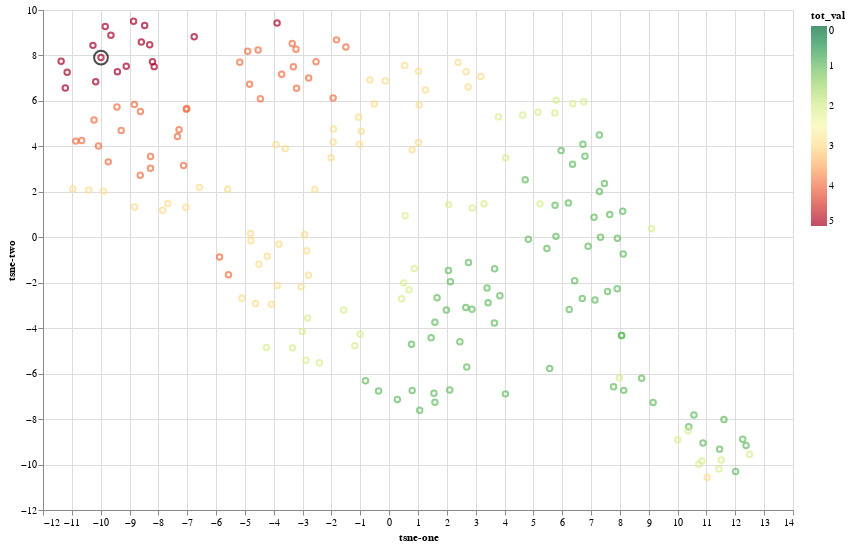

Notebook cell for this chart:
### Markdown cell above
### 1. T-SNE dimension reduction on similar roads

### Code cell
# Wrap it up in a function
def retun_tsne(var, const, X, rf, factor) :
    #try :
    val_lartpc_min = var['lartpc']*1/factor
    val_lartpc_max = var['lartpc']*factor

    val_larrout_min = var['larrout']*1/factor
    val_larrout_max = var['larrout']*factor

    X = X[ (X['lartpc'].astype(float) > val_lartpc_min) 
          & (X['lartpc'].astype(float) < val_lartpc_max) 
          & (X['larrout'].astype(float) > val_larrout_min) 
          & (X['larrout'].astype(float) < val_larrout_max) 
          & (X['catr'] == const['catr'])
          & (X['circ'] == const['circ'])
          & (X['nbv'] == const['nbv'])
          & (X['env1'] == const['env1'])
         ]

    X_you = X[ (X['lartpc'] == var['lartpc']) 
          & (X['larrout'] == var['larrout']) 
          & (X['catr'] == const['catr'])
          & (X['circ'] == const['circ'])
          & (X['nbv'] == const['nbv'])
          & (X['vosp'] == const['vosp'])
          & (X['prof'] == const['prof'])
          & (X['plan'] == const['plan'])
          & (X['surf'] == const['surf'])
          & (X['env1'] == const['env1'])
        ]

    tsne = TSNE(n_components=2).fit_transform(pd.concat([X, X_you], axis=0))

    X['tsne-one'] = tsne[:,0][:len(X)]
    X['tsne-two'] = tsne[:,1][:len(X)]

    X_you['tsne-one'] = tsne[:,0][len(X):]
    X_you['tsne-two'] = tsne[:,1][len(X):]

    X['env1'] = X['env1'].apply(lambda x: env1_dict[x])
    X_you['env1'] = X_you['env1'].apply(lambda x: env1_dict[x])

    X['catr'] = X['catr'].apply(lambda x: catr_dict[x])
    X_you['catr'] = X_you['catr'].apply(lambda x: catr_dict[x])

    X['circ'] = X['circ'].apply(lambda x: circ_dict[x])
    X_you['circ'] = X_you['circ'].apply(lambda x: circ_dict[x])

    X['vosp'] = X['vosp'].apply(lambda x: vosp_dict[x])
    X_you['vosp'] = X_you['vosp'].apply(lambda x: vosp_dict[x])

    X['prof'] = X['prof'].apply(lambda x: prof_dict[x])
    X_you['prof'] = X_you['prof'].apply(lambda x: prof_dict[x])

    X['surf'] = X['surf'].apply(lambda x: surf_dict[x])
    X_you['surf'] = X_you['surf'].apply(lambda x: surf_dict[x])

    X['plan'] = X['plan'].apply(lambda x: plan_dict[x])
    X_you['plan'] = X_you['plan'].apply(lambda x: plan_dict[x])

    def plot_tsne(df, df_you) :
        tsne = alt.Chart(df[:4000]).mark_point().encode(
            x='tsne-one',
            y='tsne-two', 
            color=alt.Color('tot_val:Q', scale=alt.Scale(scheme='redyellowgreen', domain=[5,0])),
            tooltip=[
                alt.Tooltip('tot_val:Q', title="Accidentologie"), 
                alt.Tooltip('larrout:Q', title="Largeur Route"),
                alt.Tooltip('lartpc:Q', title="Largeur Terre-Plein"),
                alt.Tooltip('env1:N', title="Ecole Proximite"),
                alt.Tooltip('catr:N', title="Categorie Route"),
                alt.Tooltip('circ:N', title="Regime Circulation"),
                alt.Tooltip('nbv:Q', title="Nombre Voies"),
                alt.Tooltip('vosp:N', title="Piste Cyclable"),
                alt.Tooltip('prof:N', title="Profile"),
                alt.Tooltip('surf:N', title="Surface")
                #alt.Tooltip('plan:N', title="Virage")
            ]
        ).properties(
            width=750,
            height=500
        )

        you = alt.Chart(df_you).mark_point(
            color='black',
            size=190,
        ).encode(
            x='tsne-one',
            y='tsne-two', 
            tooltip=[
                alt.Tooltip('tot_val:Q', title="Accidentologie"), 
                alt.Tooltip('larrout:Q', title="Largeur Route"),
                alt.Tooltip('lartpc:Q', title="Largeur Terre-Plein"),
                alt.Tooltip('env1:N', title="Ecole Proximite"),
                alt.Tooltip('catr:N', title="Categorie Route"),
                alt.Tooltip('circ:N', title="Regime Circulation"),
                alt.Tooltip('nbv:Q', title="Nombre Voies"),
                alt.Tooltip('vosp:N', title="Piste Cyclable"),
                alt.Tooltip('prof:N', title="Profile"),
                alt.Tooltip('surf:N', title="Surface")
                #alt.Tooltip('plan:N', title="Virage")
            ]
        )

        return tsne + you

    df = X[['tsne-one', 'tsne-two', 'tot_val', 'lartpc', 'larrout', 'catr', 'circ', 'nbv', 'env1', 'vosp', 'prof', 'surf']]
    df_you = X_you[['tsne-one', 'tsne-two', 'tot_val', 'lartpc', 'larrout', 'catr', 'circ', 'nbv', 'env1']]

    # Prediction
    to_pred = [(const['catr'], const['circ'], const['nbv'], const['vosp'], const['prof'], const['plan'], var['lartpc'], var['larrout'], const['surf'], const['env1'])]
    predicted_acc = rf.predict(to_pred)[0]

    print("The road predicted accidentology is : " + str(predicted_acc))

    return plot_tsne(df, df_you)

    #except :
        #return ("Not enough data points to compare to.")
        
var = {}
var['lartpc'] = 1.0
var['larrout'] = 3.0

const = {}
const['catr'] = 4.0
const['circ'] = 2.0
const['nbv'] = 2.0
const['vosp'] = 0.0
const['prof'] = 1.0
const['plan'] = 1.0
const['surf'] = 1.0
const['env1'] = 0.0

X_2 = X.copy()
X_2['tot_val'] = lie['tot_val']
X_2.to_csv('road_data.csv')

retun_tsne(var, const, X_2, rf, 3)

### Figure 1 — Vega-Lite specification as saved in the notebook (floating-point values rounded to 4 significant figures; data arrays with more than 128 entries replaced by an {"elided": "..."} marker saying what was removed)
{"$schema": "https://vega.github.io/schema/vega-lite/v2.6.0.json", "config": {"view": {"height": 300, "width": 400}}, "datasets": {"data-727c37f67523f85202cdb34db5c2ca03": {"elided": "199 records"}, "data-7c539435e6c464d7be941385215e1b9b": [{"catr": "Voie Communale", "circ": "Bidirectionnelle", "env1": "Non", "larrout": 3, "lartpc": 1, "nbv": 2, "tot_val": 5, "tsne-one": -9.99, "tsne-two": 7.907}]}, "layer": [{"data": {"name": "data-727c37f67523f85202cdb34db5c2ca03"}, "encoding": {"color": {"field": "tot_val", "scale": {"domain": [5, 0], "scheme": "redyellowgreen"}, "type": "quantitative"}, "tooltip": [{"field": "tot_val", "title": "Accidentologie", "type": "quantitative"}, {"field": "larrout", "title": "Largeur Route", "type": "quantitative"}, {"field": "lartpc", "title": "Largeur Terre-Plein", "type": "quantitative"}, {"field": "env1", "title": "Ecole Proximite", "type": "nominal"}, {"field": "catr", "title": "Categorie Route", "type": "nominal"}, {"field": "circ", "title": "Regime Circulation", "type": "nominal"}, {"field": "nbv", "title": "Nombre Voies", "type": "quantitative"}, {"field": "vosp", "title": "Piste Cyclable", "type": "nominal"}, {"field": "prof", "title": "Profile", "type": "nominal"}, {"field": "surf", "title": "Surface", "type": "nominal"}], "x": {"field": "tsne-one", "type": "quantitative"}, "y": {"field": "tsne-two", "type": "quantitative"}}, "height": 500, "mark": "point", "width": 750}, {"data": {"name": "data-7c539435e6c464d7be941385215e1b9b"}, "encoding": {"tooltip": [{"field": "tot_val", "title": "Accidentologie", "type": "quantitative"}, {"field": "larrout", "title": "Largeur Route", "type": "quantitative"}, {"field": "lartpc", "title": "Largeur Terre-Plein", "type": "quantitative"}, {"field": "env1", "title": "Ecole Proximite", "type": "nominal"}, {"field": "catr", "title": "Categorie Route", "type": "nominal"}, {"field": "circ", "title": "Regime Circulation", "type": "nominal"}, {"field": "nbv", "title": "Nombre Voies", "type": "quantitative"}, {"field": "vosp", "title": "Piste Cyclable", "type": "nominal"}, {"field": "prof", "title": "Profile", "type": "nominal"}, {"field": "surf", "title": "Surface", "type": "nominal"}], "x": {"field": "tsne-one", "type": "quantitative"}, "y": {"field": "tsne-two", "type": "quantitative"}}, "mark": {"color": "black", "size": 190, "type": "point"}}]}
